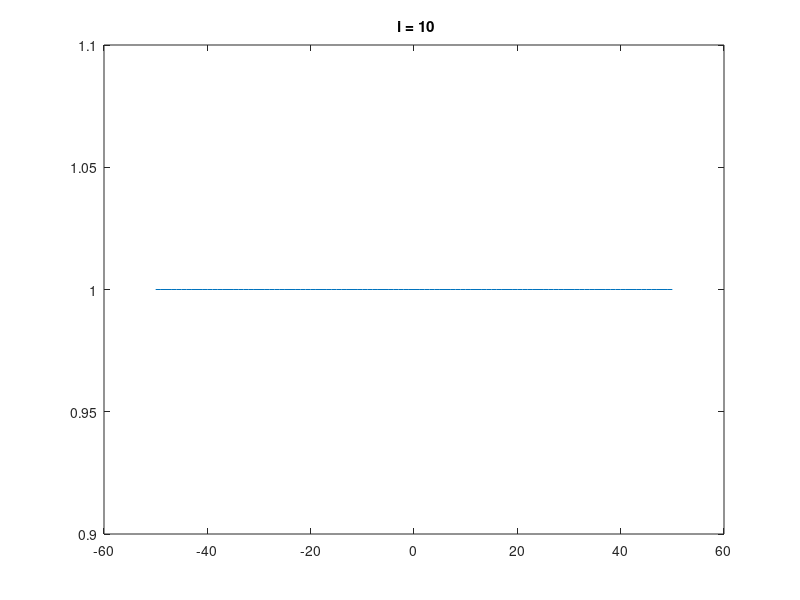

The MATLAB source for this figure:
clc;
clear all;
close all;
%%
n=-50:50;
tic;
for i=0:0.01:10
    x=cos(pi*i*n);
    plot(n,x);
    title([" i = " num2str(i)])
    drawnow;
end
toc;